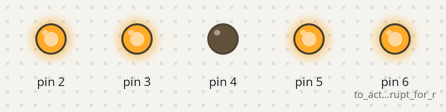
Simulated run of this sketch. Board: Arduino Uno, built with avr-gcc and run on an emulated ATmega328P. On the bench: output pins drawn as LEDs (lit = HIGH).

Above: at 1.0 s.
At 3.0 s:
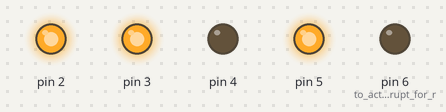
Timing chart, 0 to 4.6 s (numbered marks = the images above):
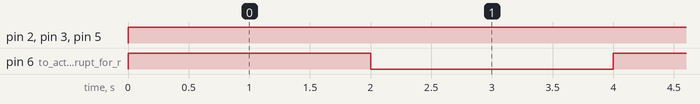

Measured:
- by itself, pin 2, pin 3, pin 5: LOW → HIGH at 0.00 s
- by itself, pin 6 (to_act_as_interrupt_for_r): alternates HIGH for 2.0 s and LOW for 2.0 s

The sketch:

arduino_push.ino
```cpp
void setup() {
  // put your setup code here, to run once:
  pinMode(2, OUTPUT);
  pinMode(3, OUTPUT);
  pinMode(4, OUTPUT);
  pinMode(5, OUTPUT);
  pinMode(6, OUTPUT); // to act as interrupt for rpi 2b
}

void loop() {
  // put your main code here, to run repeatedly:
  digitalWrite(2, HIGH);
  digitalWrite(3, HIGH);
  digitalWrite(4, LOW);
  digitalWrite(5, HIGH);
  digitalWrite(6, HIGH);
  delay(2000);
  digitalWrite(6, LOW);
  delay(2000);
}
```
